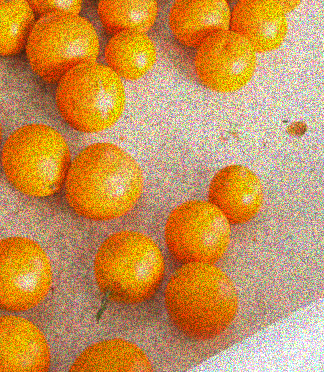
#> input picture 12.png, 324 x 372 px
$ python hsv_test.py
#> lines starting #> are read from the running program, lines starting #| are printed output that depends on the picture
import cv2
import numpy as np
from matplotlib import pyplot as plt


def show_img_simple(img,cmap=None):
    plt.imshow(img,cmap=cmap)
    plt.xticks([]), plt.yticks([])
    plt.show()

def nothing(x):
    pass

cv2.namedWindow("Tracking")
cv2.createTrackbar("LH", "Tracking", 0, 255, nothing)
cv2.createTrackbar("LS", "Tracking", 0, 255, nothing)
cv2.createTrackbar("LV", "Tracking", 0, 255, nothing)
cv2.createTrackbar("UH", "Tracking", 255, 255, nothing)
cv2.createTrackbar("US", "Tracking", 255, 255, nothing)
cv2.createTrackbar("UV", "Tracking", 255, 255, nothing)


def show_img(img1):

    titles = ['img_origin']
    images = [img1]

    for i in range(1):
        plt.subplot(1, 1, i+1), plt.imshow(images[i],cmap='gray')
        plt.title(titles[i])
        plt.xticks([]),plt.yticks([])

    plt.show()

# kernel = cv2.getStructuringElement(cv2.MORPH_ELLIPSE, (5, 5))
while True:
    frame = cv2.imread('12.png')
#> frame is the input picture: shape (372, 324, 3); mean B, G, R 84.9, 147.9, 201.6

    blur = cv2.blur(frame, (5, 5))# loc noise
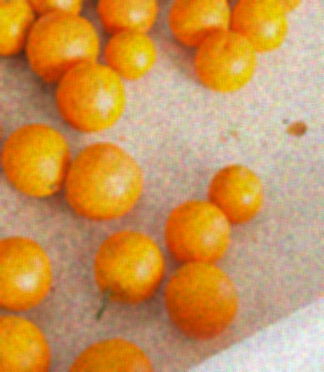
#> blur: shape (372, 324, 3); mean B, G, R 84.8, 147.9, 201.6
    bilateralFilter = cv2.bilateralFilter(blur, 2, 75, 75)

    hsv = cv2.cvtColor(bilateralFilter, cv2.COLOR_BGR2HSV)
#> hsv: shape (372, 324, 3); mean H, S, V 19.5, 145.7, 201.9

    l_h = cv2.getTrackbarPos("LH", "Tracking")
    l_s = cv2.getTrackbarPos("LS", "Tracking")
    l_v = cv2.getTrackbarPos("LV", "Tracking")

    u_h = cv2.getTrackbarPos("UH", "Tracking")
    u_s = cv2.getTrackbarPos("US", "Tracking")
    u_v = cv2.getTrackbarPos("UV", "Tracking")


    l_b = np.array([l_h, l_s, l_v])
    u_b = np.array([u_h, u_s, u_v])


    mask = cv2.inRange(hsv, l_b, u_b)
#> mask: shape (372, 324); every value is 255


    res = cv2.bitwise_and(frame, frame, mask=mask)
    _, gray_mask = cv2.threshold(mask, 0, 255, cv2.THRESH_BINARY+cv2.THRESH_OTSU)

    kernel = cv2.getStructuringElement(cv2.MORPH_ELLIPSE, (9, 9))

    erosion1 = cv2.erode(gray_mask,kernel,iterations = 1)

    opening = cv2.morphologyEx(erosion1, cv2.MORPH_OPEN, kernel,iterations=3)


    # opening2 = cv2.morphologyEx(erosion1, cv2.MORPH_CLOSE, kernel,iterations=3)

#####################################################################
    sure_img = cv2.dilate(opening,kernel,iterations=3)
######################################################################
    # contours, hierarchy = cv2.findContours(sure_img, cv2.RETR_TREE+cv2.RETR_EXTERNAL, cv2.CHAIN_APPROX_SIMPLE)
#######################################################################
    dist_transform = cv2.distanceTransform(opening,cv2.DIST_L2,5)
#> dist_transform: shape (372, 324) float32; every value is 3.4e+38
    ret, sure_fg = cv2.threshold(dist_transform,0.6*dist_transform.max(),255,0)
#> sure_fg: shape (372, 324) float32; every value is 255
#> ret = 2.04e+38

    sure_fg = np.uint8(sure_fg)
    unknown = cv2.subtract(sure_img,sure_fg)
#> unknown: shape (372, 324); every value is 0

    ret, markers = cv2.connectedComponents(sure_fg)
#> markers: shape (372, 324) int32; every value is 1
#> ret = 2
# Add one to all labels so that sure background is not 0, but 1
    markers = markers+1
#> markers: shape (372, 324) int32; every value is 2
# Now, mark the region of unknown with zero
    markers[unknown==255] = 0

    markers = cv2.watershed(bilateralFilter,markers)
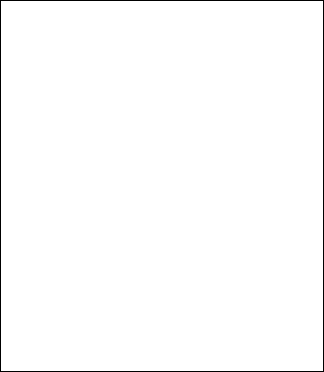
#> markers: shape (372, 324) int32; values -1 (black) and 2 (white), 98.8% white; black in thin lines or dots
    # show_img_simple(markers,cmap='gray')
    # print(markers.shape, markers.dtype)
    contours, hierarchy = cv2.findContours(sure_img, cv2.RETR_CCOMP, cv2.CHAIN_APPROX_SIMPLE)
#> contours = [[[0, 0], [0, 371], [323, 371], [323, 0]]]
#########################################################################
    # print("Number of contours = " + str(len(contours)))
    for i in range(len(contours)):

        # last column in the array is -1 if an external contour (no contours inside of it)
        if hierarchy[0][i][3] == -1:

            # We can now draw the external contours from the list of contours
            cv2.drawContours(frame, contours, i, (255, 0, 0), 2)


            cv2.imshow("frame", frame)
#> this loop made 1 pass
#> pass 1, `cv2.imshow("frame", frame)`:
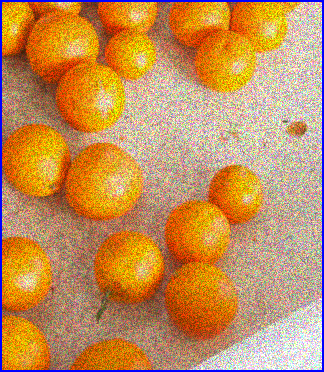
#> window 'frame': shape (372, 324, 3); mean B, G, R 88.5, 144.4, 197
    cv2.imshow("opening", opening)
    # show_img(opening)
    key = cv2.waitKey(1)
#> (key Esc is pressed here)
    if key == 27:
        break

cv2.destroyAllWindows()

$ run again, with 1.png copied over 12.png
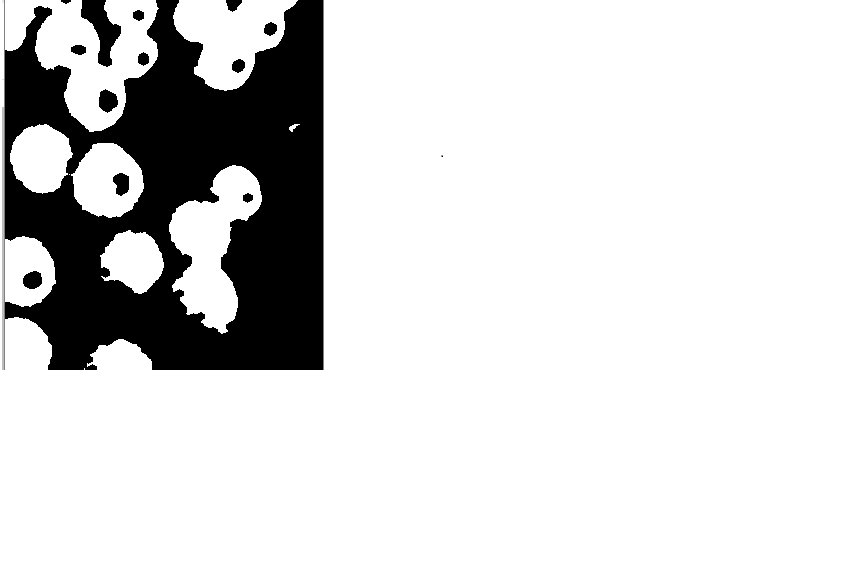
#> input picture 1.png, 857 x 581 px
#> frame is the input picture: shape (581, 857, 3); mean B, G, R 215.6, 215.6, 215.6
#> hsv: shape (581, 857, 3); mean H, S, V 0, 0, 215.6
#> mask: shape (581, 857); every value is 255
#> dist_transform: shape (581, 857) float32; every value is 3.4e+38
#> sure_fg: shape (581, 857) float32; every value is 255
#> `ret, sure_fg = cv2.threshold(dist_transform,0.6*dist_transform.max(),2..`: ret = 2.04e+38
#> unknown: shape (581, 857); every value is 0
#> `ret, markers = cv2.connectedComponents(sure_fg)`: ret = 2
#> `markers = cv2.watershed(bilateralFilter,markers)`:
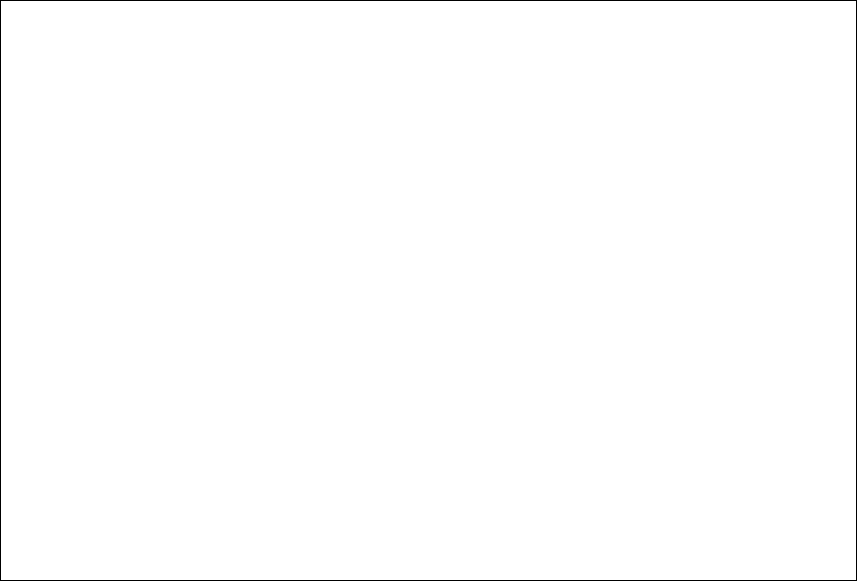
#> markers: shape (581, 857) int32; values -1 (black) and 2 (white), 99.4% white; black in thin lines or dots
#> contours = [[[0, 0], [0, 580], [856, 580], [856, 0]]]
#> the loop `for i in range(len(contours)):` made 1 pass
#> pass 1, `cv2.imshow("frame", frame)`:
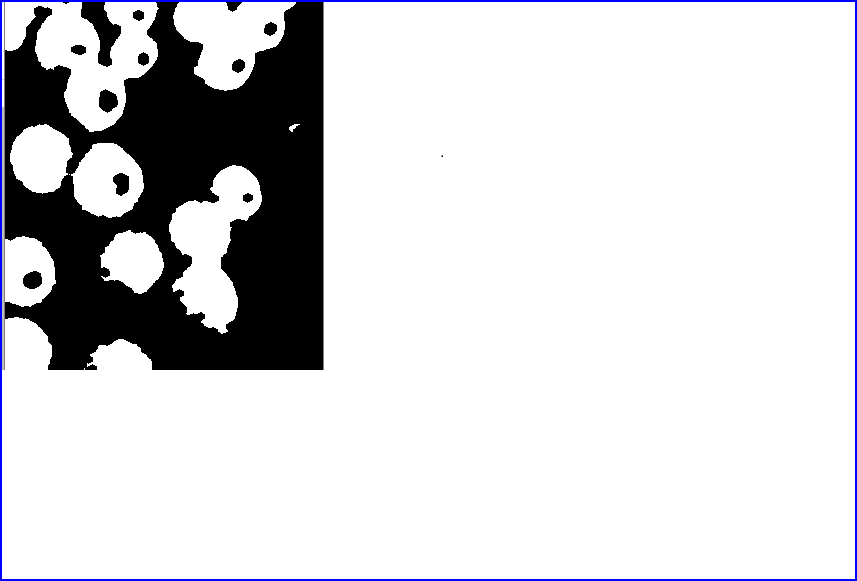
#> window 'frame': shape (581, 857, 3); mean B, G, R 215.7, 212.8, 212.8
